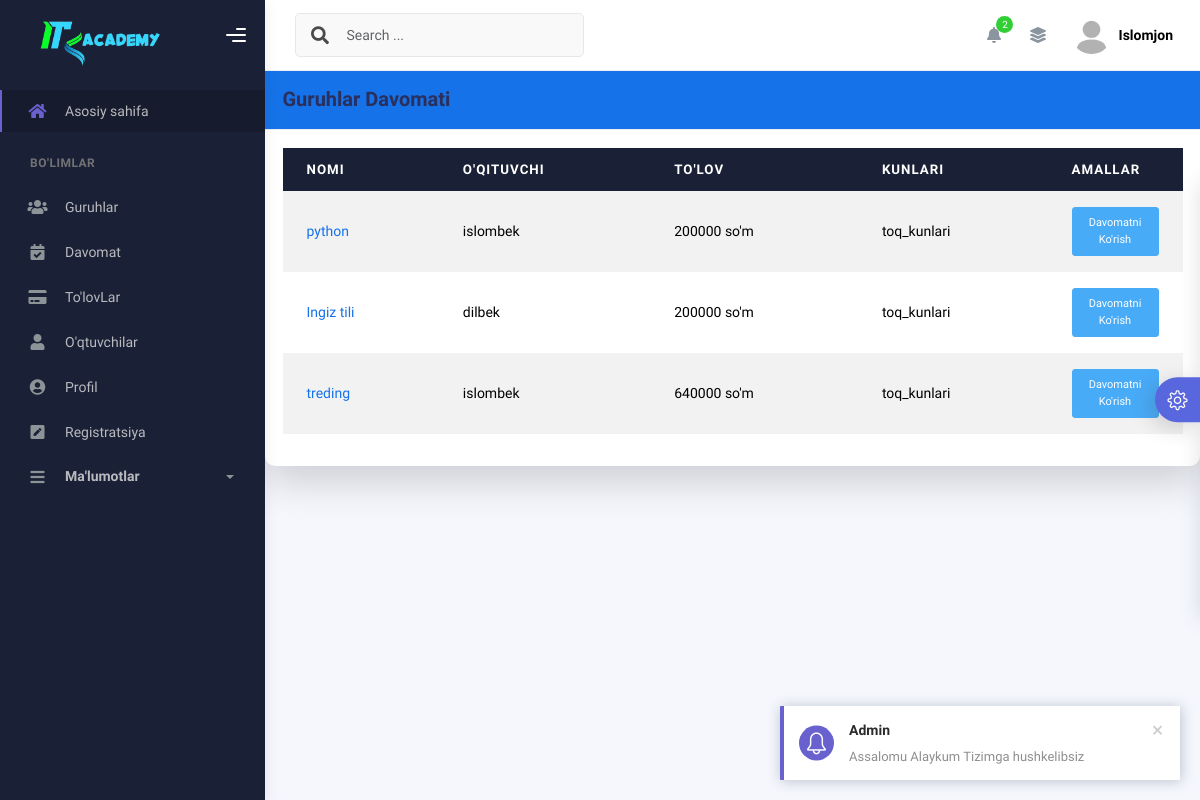
Page /attendance-groups/ (signed in) on the committed database.
### users/models.py (models this page shows, shortened)
class User(AbstractUser):
    USER_ROLE =(
        ('teacher','teacher'),
        ('admin','admin'),
    )
    image = models.ImageField(upload_to='profile_pics/', blank=True, null=True, default='profile_pics/default.jpg')
    phone_number = models.CharField(max_length=13, blank=True, null=True)
    address = models.CharField(max_length=200, blank=True, null=True)
    jobs = models.CharField(max_length=200, blank=True, null=True)
    user_role = models.CharField(max_length=100,choices=USER_ROLE,default="teacher")

class Group(models.Model):
    name = models.CharField(max_length=100)
    teacher = models.ForeignKey(Teacher, on_delete=models.CASCADE)
    week_days = models.CharField(
        max_length=20,
        choices=WeekDayChoices.choices,
        default=WeekDayChoices.MON_WED_FRI
    )
    monthly_payment = models.IntegerField(default=200000)
    created_at = models.DateTimeField(auto_now_add=True)
    updated_at = models.DateTimeField(auto_now=True)

class Teacher(models.Model):
    user = models.OneToOneField(User,on_delete=models.CASCADE)
    date_of = models.DateField(null=True,blank=True )
    def __str__(self):
        return self.user.username

### users/davomat.py (the view)
# urls.py: path('attendance-groups/',GroupAttendListView.as_view(),name='attendance_group'),
class GroupAttendListView(LoginRequiredMixin, ListView):
    model = Group
    template_name = 'users/attendanc.html'
    context_object_name = 'groups'
    def get_context_data(self, **kwargs):
        context = super().get_context_data(**kwargs)
        return context

### users/templates/users/attendanc.html
{% extends 'base.html' %}
{% block content %}
<div class="container mt-10">
  <div class="row">
    <div class="col-md-12">
      <div class="card shadow-lg border-0">
        <div class="card-header bg-primary text-white">
          <div class="d-flex justify-content-between align-items-center">
            <h4 class="card-title">Guruhlar Davomati</h4>
          </div>
        </div>
        <div class="card-body">
          <div class="table-responsive">
            <table id="add-row" class="table table-striped table-hover">
              <thead class="thead-dark">
                <tr>
                  <th>Nomi</th>
                  <th>O'qituvchi</th>
                  <th>To'lov</th>
                  <th>Kunlari</th>
                  <th style="width: 15%">Amallar</th>
                </tr>
              </thead>
              <tbody>
                {% for group in groups %}
                <tr>
                  <td><a href="{% url 'attendance_page' group.id %}" class="text-primary">{{ group.name }}</a></td>
                  <td>{{ group.teacher }}</td>
                  <td>{{ group.monthly_payment }} so'm</td>
                  <td>{{ group.week_days }}</td>
                  <td>
                    <div class="form-button-action">
                      <a href="{% url 'attendance_list' group.id %}" class="btn btn-info btn-sm">
                        Davomatni Ko'rish
                      </a>
                    </div>
                  </td>
                </tr>
                {% empty %}
                <tr>
                  <td colspan="5" class="text-center">Hozircha Guruh yo'q</td>
                </tr>
                {% endfor %}
              </tbody>
            </table>
          </div>
        </div>
      </div>
    </div>
  </div>
</div>
{% endblock content %}

### templates/base.html (shortened to what this page needs)
{% load static %}
<!DOCTYPE html>
<html lang="en">
  <head>
    <link rel="stylesheet" href="{% static 'assets/css/register.css' %}">
    <link rel="stylesheet" href="{% static 'assets/css/bootstrap.min.css' %}" />
    <link rel="stylesheet" href="{% static 'assets/css/plugins.min.css' %}" />
    <link rel="stylesheet" href="{% static 'assets/css/kaiadmin.min.css' %}" />
    <link rel="stylesheet" href="{% static 'assets/css/demo.css' %}" />
  </head>
  <body>
    <div class="wrapper">
      <div class="sidebar" data-background-color="dark">
        <div class="sidebar-logo">
          <div class="logo-header" data-background-color="dark">
            <a href="#" class="logo">
              <img
                src="{% static 'assets/img/unco.png' %}"
                alt="navbar brand"
                class="navbar-brand"
                height="150"
              />
            </a>
            <div class="nav-toggle">
              <button class="btn btn-toggle toggle-sidebar">
                <i class="gg-menu-right"></i>
              </button>
            </div>
          </div>
        </div>
        <div class="sidebar-wrapper scrollbar scrollbar-inner">
          <div class="sidebar-content">
            <ul class="nav nav-secondary">
              <li class="nav-item active">
                  <a href="{% url 'dashboard' %}"><i class="fas fa-home"></i> Asosiy sahifa</a>
              </li>
              <li class="nav-section">
                <h4 class="text-section">Bo'limlar</h4>
              </li>
              <li class="nav-item">
                  <a href=" {% url 'group_payment'  %}"><i class="fas fa-users"></i>Guruhlar</a>
              </li>
              <li class="nav-item">
                  <a href="{% url 'attendance_group' %}"><i class="fas fa-calendar-check"></i>  Davomat</a>
              </li>
              <li class="nav-item">
                  <a href="{% url 'group_payments' %}"><i class="fa fa-credit-card"></i>  To'lovLar</a>
              </li>
            <li class="nav-item">
              <a href="{% url 'teacher' %}"><i class="fas fa-user"></i> O'qtuvchilar</a>
          </li>
            <li class="nav-item">
              <a href=""><i class="fas fa-user-circle"></i> Profil</a>
            </li>
            <li class="nav-item">
              <a href="{% url 'register' %}"><i class="fas fa-pen-square"></i> Registratsiya</a>
          </li>
              <li class="nav-item">
                <a data-bs-toggle="collapse" href="#submenu">
                  <i class="fas fa-bars"></i>
                  <p>Ma'lumotlar</p>
                  <span class="caret"></span>
                </a>
              </li>
            </ul>
          </div>
        </div>
      </div>
      <div class="main-panel">
        <div class="main-header">
          <nav
            class="navbar navbar-header navbar-header-transparent navbar-expand-lg border-bottom"
          >
            <div class="container-fluid">
              <nav
                class="navbar navbar-header-left navbar-expand-lg navbar-form nav-search p-0 d-none d-lg-flex"
              >
                <div class="input-group">
                  <div class="input-group-prepend">
                    <button type="submit" class="btn btn-search pe-1">
                      <i class="fa fa-search search-icon"></i>
                    </button>
                  </div>
                  <input
                    type="text"
                    placeholder="Search ..."
                    class="form-control"
                  />
                </div>
              </nav>
              <ul class="navbar-nav topbar-nav ms-md-auto align-items-center">
                <li class="nav-item topbar-icon dropdown hidden-caret">
                  <a
                    class="nav-link dropdown-toggle"
                    href="#"
                    id="notifDropdown"
                    role="button"
                    data-bs-toggle="dropdown"
                    aria-haspopup="true"
                    aria-expanded="false"
                  >
                    <i class="fa fa-bell"></i>
                    <span class="notification">2</span>
                  </a>
                </li>
                <li class="nav-item topbar-icon dropdown hidden-caret">
                  <a
                    class="nav-link"
                    data-bs-toggle="dropdown"
                    href="#"
                    aria-expanded="false"
                  >
                    <i class="fas fa-layer-group"></i>
                  </a>
                </li>
                <li class="nav-item topbar-user dropdown hidden-caret">
                  <a
                    class="dropdown-toggle profile-pic"
                    data-bs-toggle="dropdown"
                    href="#"
                    aria-expanded="false"
                  >
                    <div class="avatar-sm">
                      <img
                        src="{{user.image.url}}"
                        alt="..."
                        class="avatar-img rounded-circle"
                      />
                    </div>
                    <span class="profile-username">
                      <span class="fw-bold">{{user.first_name}}</span>
                    </span>
                  </a>
                </li>
              </ul>
            </div>
          </nav>
        </div>
        {% block content %}
        {% endblock content %}
      </div>
      <div class="custom-template">
        <div class="custom-toggle">
          <i class="icon-settings"></i>
        </div>
      </div>
    </div>
  </body>
</html>

### static/assets/css/demo.css (style rules this page uses)
.custom-template { position: fixed; top: 50%; transform: translateY(-50%); right: -325px; width: 325px; height: max-content; display: block; z-index: 1; background: #ffffff; transition: all .3s; z-index: 1003; box-shadow: -1px 1px 20px rgba(69, 65, 78, 0.15); border-top-left-radius: 5px; border-bottom-left-radius: 5px; transition: all .5s; }
.custom-template .custom-toggle { position: absolute; width: 45px; height: 45px; background: #5867dd; top: 50%; left: -45px; transform: translateY(-50%); display: flex; align-items: center; justify-content: center; text-align: center; border-top-left-radius: 30px; border-bottom-left-radius: 30px; cursor: pointer; color: #ffffff; box-shadow: -5px 5px 20px rgba(69, 65, 78, 0.21); }
.custom-template .custom-toggle i { font-size: 20px; animation: 1.3s spin linear infinite; }

### rows in the picture
User: image (placeholder picture), first_name "Islomjon"
Group: name "python", teacher "islombek", monthly_payment "200000", week_days "toq_kunlari"
Group: name "Ingiz tili", teacher "dilbek", monthly_payment "200000", week_days "toq_kunlari"
Group: name "treding", teacher "islombek", monthly_payment "640000", week_days "toq_kunlari"
